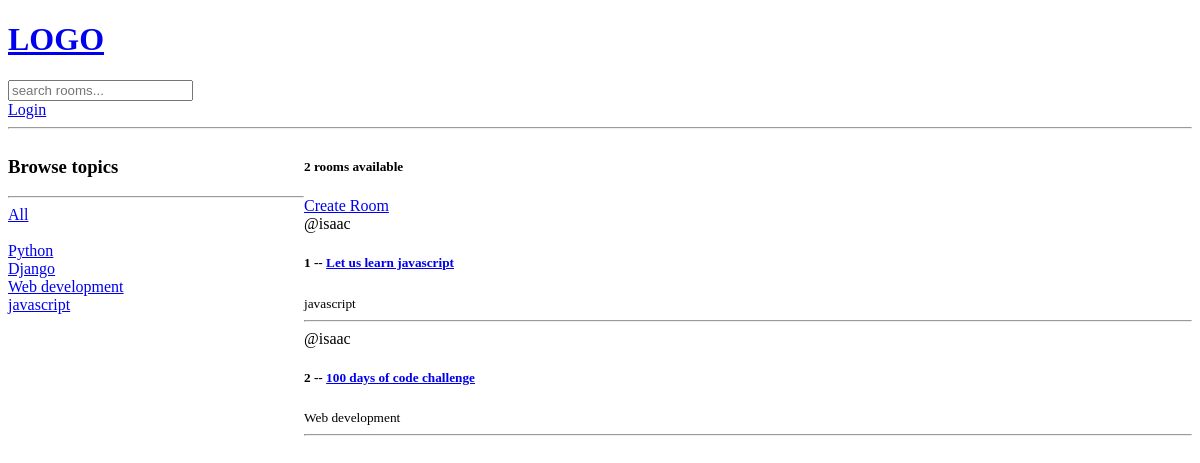
The app's page /, older data.
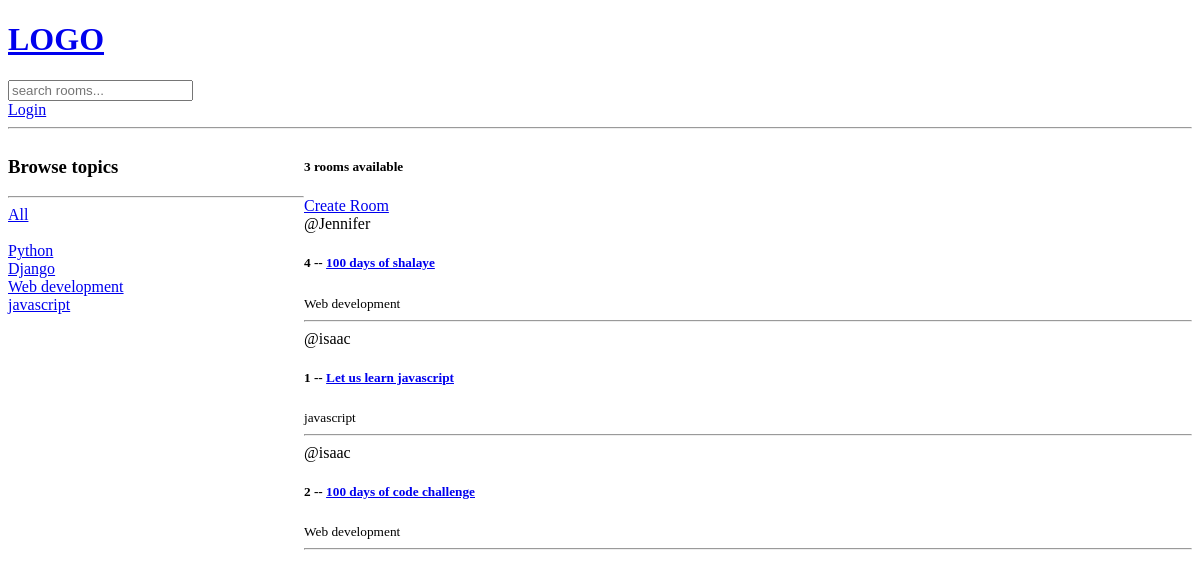
The same page, newer data.
### base/models.py (models this page shows, shortened)
class Topic(models.Model):
    name = models.CharField(max_length=200)

class Room(models.Model):
    host = models.ForeignKey(User, on_delete=models.SET_NULL, null=True)
    topic = models.ForeignKey(Topic, on_delete=models.SET_NULL, null=True)
    name = models.CharField(max_length=200)
    description = models.TextField(null=True, blank=True)
    updated = models.DateTimeField(auto_now=True)
    created = models.DateTimeField(auto_now_add=True)
    class Meta:
        ordering = ["-updated", "-created"]

### base/views.py (the view)
# urls.py: path("", home, name="home"),
def home(request):
    q = request.GET.get("q") if request.GET.get("q") != None else ""
    rooms = Room.objects.filter(Q(topic__name__icontains=q) |
                                Q(name__icontains=q) | Q(description__icontains=q))
    topics = Topic.objects.all()
    room_count = rooms.count()
    context = {"rooms": rooms, "topics": topics, "room_count": room_count}
    return render(request, "base/home.html", context)

### base/templates/base/home.html (shortened to what this page needs)
{% extends 'main.html' %} {% block content %}
<div class="home-container">
	<div>
		<h3>Browse topics</h3>
		<hr>
		<div>
			<a href="{% url "home"%}">All</a>
		</div>
		<br>
		{% for topic in topics %}
			<div>
				<a href="{% url "home" %}?q={{topic.name }}">{{topic.name}}</a>
			</div>
		{% endfor %}
	</div>
	<div>
		<h5>{{room_count}} rooms available</h5>
		<a href="{% url "create-room" %}">Create Room</a>
	<div>
		{%for room in rooms%}
		<div>
			<span>@{{room.host.username}}</span>
			<h5>{{room.id}} -- <a href="{% url "room" room.id%}">{{room.name}}</a></h5>
			<small>{{room.topic.name}}</small>
			<hr>
		</div>
		{% endfor %}
	</div>
	</div>
</div>
{% endblock content %}

Row changes from the older to the newer data that the page shows:
added Room: host.username "Jennifer", id "4", name "100 days of shalaye", topic.name "Web development"
Text that changed along with them:
{{ room_count }}: "2" → "3"
